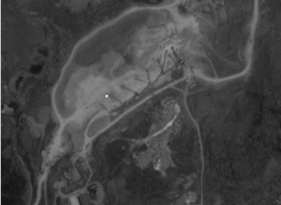
%> input picture 课程/图像处理与分析/code/task4/code3.8/jx.png, 281 x 205 px
$ octave code_3_8.m   (GNU Octave 9; MATLAB toolbox functions it lacks are replaced by stand-ins)
%> lines starting %> are read from the running program, lines starting %| are printed output that depends on the picture
% 利用中值滤波法，对受椒盐噪声干扰的图像进行平滑处理
I=imread('jx.png');                     % 读入图像
%> I is the input picture: size 205x281x3 uint8; min 16, max 248, mean 68.2
I=rgb2gray(I);                          % 转换为灰度图
%> I: size 205x281 uint8
I1=imnoise(I,'SALT & PEPPER',0.04);     % 叠加椒盐噪音，噪音密度为0.04
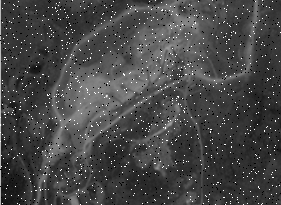
%> I1: size 205x281 uint8; min 0, max 255, mean 70.7
I2=double(I1);                          % 双精度化
[M,N]=size(I2);                         % 获取图像的高和宽
%> M = 205; N = 281
I3=ones(size(I2));                      % 创建一个与原始图像尺寸相同，灰度值皆为1的图像

% 求取向量的中值
for i=2:M-1
    for j=2:N-1
        I3(i,j)=median([I2(i-1,j-1) I2(i-1,j) I2(i-1,j+1)...
            I2(i,j-1) I2(i,j) I2(i,j+1)...
            I2(i+1,j-1) I2(i+1,j) I2(i+1,j+1)]);
    end
end

% 第一行和最后一行的边界处理
for i=2:M-1
    I3(i,1)=I3(i,2);
    I3(i,N)=I3(i,N-1);
end
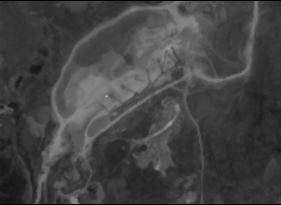
%> I3: size 205x281 double; min 1, max 166, mean 67.2

% 第一列和最后一列的边界处理
I3(1,:)=I3(2,:);
I3(M,:)=I3(M-1,:);
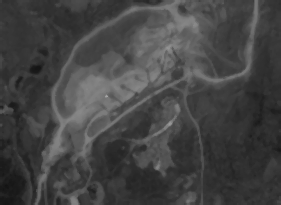
%> I3: size 205x281 double; min 19, max 166, mean 67.7

subplot(2,2,1),imshow(I),title('原图');
subplot(2,2,2),imshow(I1),title('加椒盐噪音后');
subplot(2,2,3),imshow(uint8(I3)),title('中值滤波法处理后');
subplot(2,2,4),imshow(I1-uint8(I3)),title('噪声冗余图像');
%> after `imshow(I1-uint8(I3))`:
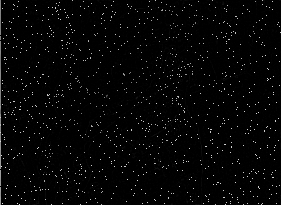
%> displayed picture: size 205x281, on the screen's scale of 0 to 255; min 0, max 235, mean 4.9
